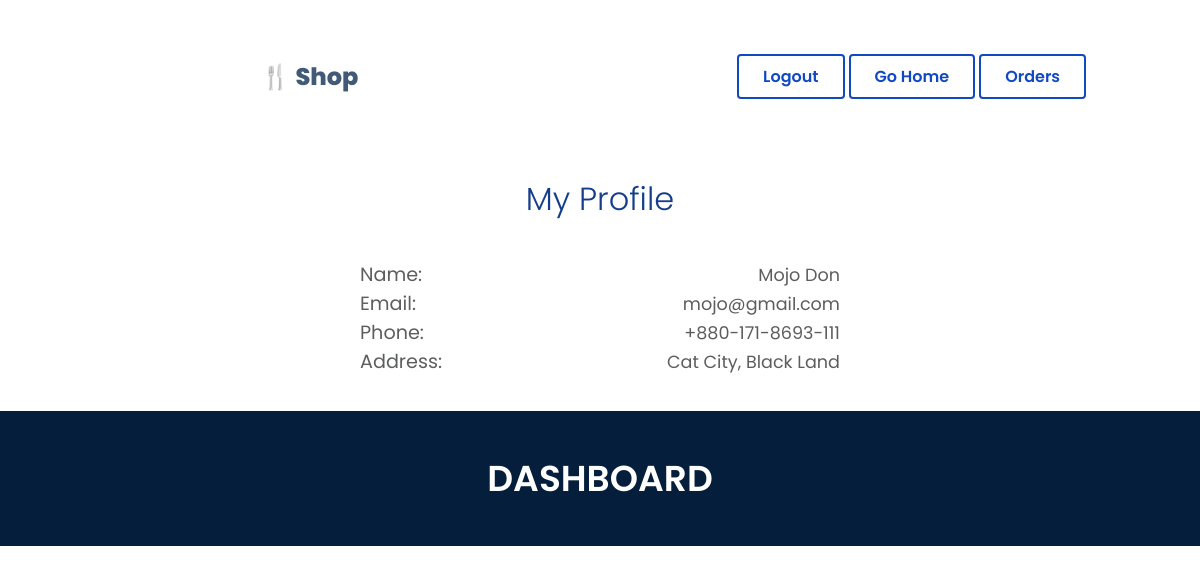
/user/ (signed in), run on the app's committed database.
### store/models.py (models this page shows, shortened)
class User(AbstractBaseUser, PermissionsMixin):  # Inherit PermissionsMixin
    email = models.EmailField(unique=True)
    full_name = models.CharField(max_length=255)
    address = models.CharField(max_length=255)
    phone_number = models.CharField(max_length=15)
    is_active = models.BooleanField(default=True)
    is_staff = models.BooleanField(default=False)
    is_superuser = models.BooleanField(default=False)
    objects = CustomUserManager()
    USERNAME_FIELD = 'email'
    REQUIRED_FIELDS = ['full_name', 'address', 'phone_number']

### store/views.py (the view)
# urls.py: path('user/', views.user_view, name='user'),
@login_required
def user_view(request):
    users = User.objects.all()
    products = Product.objects.all()
    return render(request, 'user.html', {'users': users, 'products': products})

### store/templates/user.html (shortened to what this page needs)
{% load static %}
<!DOCTYPE html>
<html lang="en">
<head>
  <link rel="stylesheet" href="{% static 'css/user.css' %}">
</head>
<body>
  <nav>
    <div class="logo" >&#127860; Shop</div>
      <div class="nav-r">
        {% if user.is_authenticated %}
        <a href="{% url 'logout' %}">Logout</a>
        <a href="{% url 'home' %}">Go Home</a>
        <a href="{% url 'orders' user_id=user.id %}">Orders</a>
        {% else %}
        <a href="/register/">Register</a>  <a href="/login/">Login</a>
        {% endif %}
      </div>
  </nav>
{% if user.is_superuser %}
<div class="user">
  <h1>Admin Profile</h1>
  <div class="user_info_sec">
    <div class="user_info"><span class="label">Name:</span>  <span class="label_info">{{ user.full_name }}</span>   </div>
    <div class="user_info"><span class="label">Email:</span> <span class="label_info"> {{user.email}} </span>       </div>
  </div>
</div>
<div class="msg-err">
  {% for m in messages %}
    {{m}}
  {% endfor %}
</div>
{% else %}
<div class="user">
  <h1>My Profile</h1>
  <div class="user_info_sec">
    <div class="user_info"><span class="label">Name: </span>   <span class="label_info">{{user.full_name}}</span>     </div>
    <div class="user_info"><span class="label">Email:</span>   <span class="label_info">{{user.email}}</span>         </div>
    <div class="user_info"><span class="label">Phone:</span>   <span class="label_info">{{user.phone_number}}</span>  </div>
    <div class="user_info"><span class="label">Address:</span> <span class="label_info">{{ user.address }}</span>     </div>
  </div>
</div>
{% endif %}
<div class="hero">
  DASHBOARD
</div>
</body>
</html>

### static/css/user.css (style rules this page uses)
body { padding: 0; margin: 0; }
nav { width: 100%; display: flex; align-items: center; justify-content: center; margin: 40px 0 40px 0; }
.nav-r { width: 50%; display: flex; align-items: center; justify-content: center; }
.logo { color: #415a77; font-weight: 800; font-size: 24px; margin: 1.2rem; display: flex; justify-content: center; align-items: center; width: 50%; }
a { color: #1149c4; margin-left: 4px; font-weight: 600; font-size: 16px; text-decoration: none; border: 2px solid #1149c4; padding: 8px 24px; border-radius: 4px; }
h1 { font-weight: 300; font-size: 2rem; color: #143e8b; }
.label { color: #5d5e5f; font-size: 1.2rem; }
.user_info_sec { display: flex; flex-direction: column; margin: 16px 0px; align-items: center; justify-content: center; width: 100%; }
.user_info { font-size: 1.1rem; color: #5c5d5e; width: 40%; display: flex; align-items: center; justify-content: space-between; }
.user { width: 100%; display: flex; flex-direction: column; align-items: center; justify-content: center; }
.hero { width: 100%; margin: 1.2rem 0 0 0; background: #051e3b; color: #fff; display: flex; align-items: center; justify-content: center; height: 200px; font-weight: 600; font-size: 36px; }
body { font-family: "Poppins", serif; font-weight: 400; }

### store/templates/user.html (style rules this page uses)
body { font-family: "Poppins", serif; font-weight: 400; background-color: #FFFFFF; }
.hero { height: 8.4rem; }
a { font-size: 16px; }

### data on the page
User: full_name "Mojo Don", email "mojo@gmail.com", phone_number "+880-171-8693-111", address "Cat City, Black Land"
